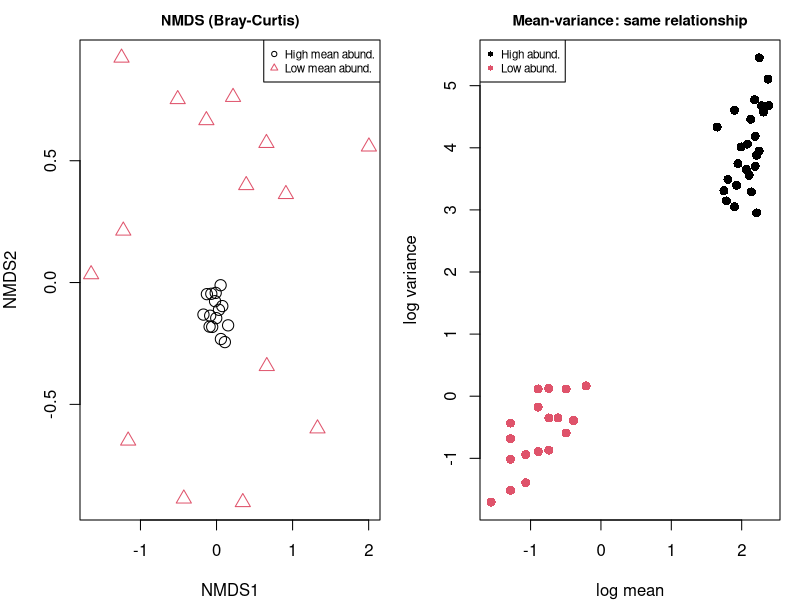
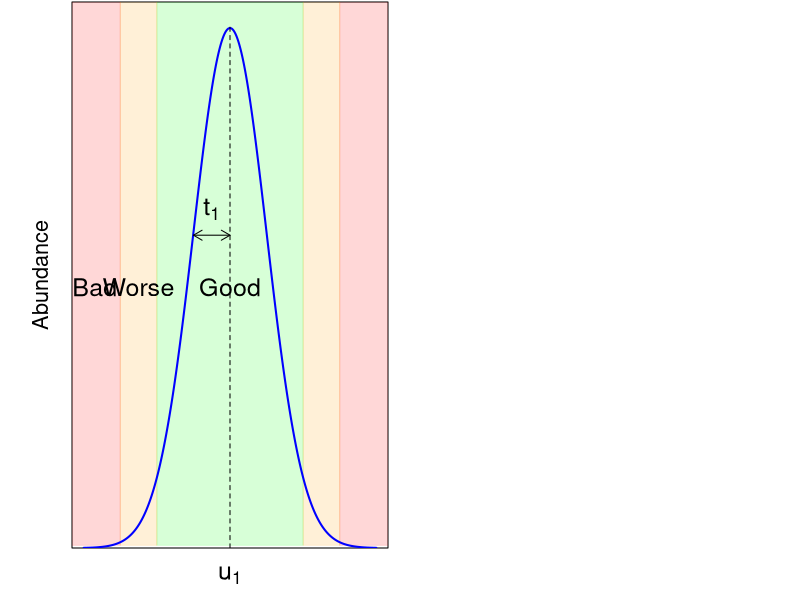

Reproduce these figures in R, in order.
## ---- chunk 1
library(knitr)

default_source_hook <- knit_hooks$get('source')
default_output_hook <- knit_hooks$get('output')

knit_hooks$set(
  source = function(x, options) {
    paste0(
      "\n::: {.codebox data-latex=\"\"}\n\n",
      default_source_hook(x, options),
      "\n\n:::\n\n")
  }
)

knit_hooks$set(
  output = function(x, options) {
    paste0(
      "\n::: {.codebox data-latex=\"\"}\n\n",
      default_output_hook(x, options),
      "\n\n:::\n\n")
  }
)

knitr::opts_chunk$set(echo = TRUE)
## ---- chunk 2
library(vegan)
set.seed(42)
n <- 15; p <- 25; phi <- 1
Y1 <- matrix(rnbinom(n*p, mu = 8,   size = phi), n, p)
Y2 <- matrix(rnbinom(n*p, mu = 0.4, size = phi), n, p)
Y  <- rbind(Y1, Y2)
grp <- rep(1:2, each = n)
invisible(capture.output(nmds <- metaMDS(Y, k = 2, trace = FALSE)))
par(mfrow = c(1,2), mar = c(4,4,2,1))
plot(nmds$points, col = grp, pch = c(1,2)[grp], cex = 1.5,
     xlab = "NMDS1", ylab = "NMDS2",
     main = "NMDS (Bray-Curtis)", cex.main = 0.9)
legend("topright", c("High mean abund.","Low mean abund."),
       col = 1:2, pch = 1:2, cex = 0.7)
m1 <- colMeans(Y1); v1 <- apply(Y1, 2, var)
m2 <- colMeans(Y2); v2 <- apply(Y2, 2, var)
plot(log(c(m1,m2)+0.01), log(c(v1,v2)+0.01),
     col = rep(1:2, each = p), pch = 16, cex = 1.2,
     xlab = "log mean", ylab = "log variance",
     main = "Mean-variance: same relationship", cex.main = 0.9)
legend("topleft", c("High abund.","Low abund."), col=1:2, pch=16, cex=0.7)
## ---- chunk 3
makeTransparent <- function(someColor, alpha=100) {
  newColor <- col2rgb(someColor)
  apply(newColor, 2, function(curcoldata){
    rgb(red=curcoldata[1], green=curcoldata[2],
        blue=curcoldata[3], alpha=alpha, maxColorValue=255)
  })
}
mu1 <- -2; sd1 <- 2
xs <- seq(min(mu1 - 4*sd1), max(mu1 + 4*sd1), .001)
f1 <- dnorm(xs, mean=mu1, sd=sd1)
par(mar=c(2.5, 3.5, 0, 0.5) + 0.1, mgp=c(1, 1, 0))
plot(xs, f1, type="n", ylim=c(0, max(f1)+0.01), col="blue", yaxs="i", yaxt="n", xaxt="n", xlab = NA, ylab="Abundance", cex.lab=1.3, cex.axis=1.3)

rect(1e-3, 0.3-0.001, xleft=mu1-2*sd1, xright=mu1+2*sd1,
     col=makeTransparent("green",40), border=makeTransparent("green",40))
rect(1e-3, 0.3-0.001, xleft=mu1-3*sd1, xright=mu1-2*sd1,
     col=makeTransparent("orange",40), border=makeTransparent("orange",40))
rect(1e-3, 0.3-0.001, xleft=mu1+3*sd1, xright=mu1+2*sd1,
     col=makeTransparent("orange",40), border=makeTransparent("orange",40))
rect(1e-3, 0.3-0.001, xleft=mu1-4*sd1-1, xright=mu1-3*sd1,
     col=makeTransparent("red",40), border=makeTransparent("red",40))
rect(1e-3, 0.3-0.001, xleft=mu1+4*sd1+1, xright=mu1+3*sd1,
     col=makeTransparent("red",40), border=makeTransparent("red",40))
lines(xs, f1, col="blue", lwd=2)
arrows(y0=0.12, x0=mu1, x1=mu1-sd1, code=3, col="black", length=0.1)
text(mu1-sd1/2, 0.13, expression("t"[1]), cex=1.5, col="black")
segments(x0=mu1, x1=mu1, y0=0, y1=0.2, lty="dashed", col="black")
invisible(Map(axis, side=1, at=mu1, col.axis="black",
              labels=expression("u"[1]), lwd=0, cex.axis=1.5))

text("Good",  cex=1.5, x=mu1, y=0.1)
text("Worse", cex=1.5, x=mean(c(mu1-3*sd1, mu1-2*sd1)), y=0.1)
text("Bad",   cex=1.5, x=mean(c(mu1-3.7*sd1, mu1-3.7*sd1)), y=0.1)
